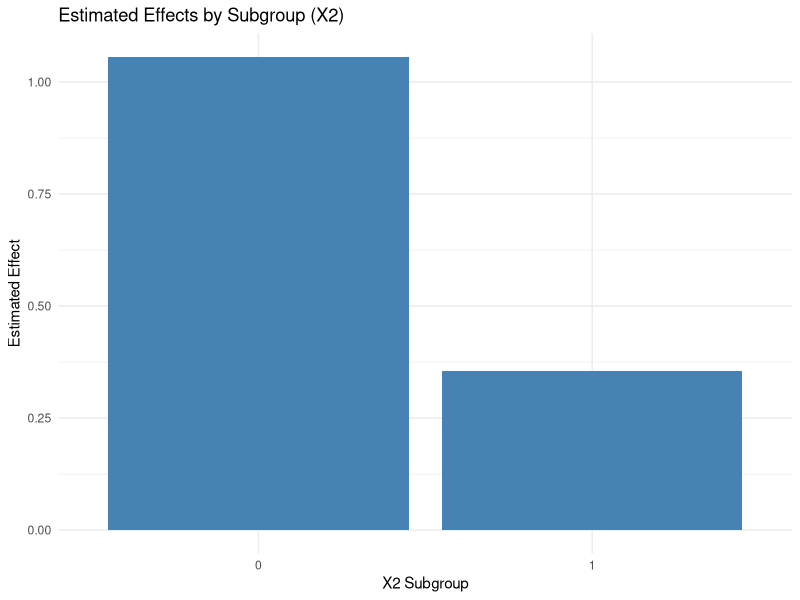

Write R code to recreate this figure.
## ---- chunk 1
knitr::opts_chunk$set(echo = TRUE, warning = FALSE, message = FALSE)
library(dplyr)
library(ggplot2)
## ---- chunk 2
set.seed(123)
n <- 1000
X1 <- rnorm(n)
X2 <- rbinom(n, 1, 0.5)
tau <- 1 + 0.5 * X1 - 0.5 * X2  # treatment effect varies by X1 and X2
W <- rbinom(n, 1, 0.5)
Y <- tau * W + X1 + X2 + rnorm(n)

df <- data.frame(X1, X2, W, Y, tau)
## ---- chunk 3
group_summary <- df %>%
  group_by(X2) %>%
  summarise(treated = mean(Y[W == 1]),
            control = mean(Y[W == 0]),
            estimated_effect = treated - control)

ggplot(group_summary, aes(x = factor(X2), y = estimated_effect)) +
  geom_bar(stat = "identity", fill = "steelblue") +
  labs(title = "Estimated Effects by Subgroup (X2)",
       x = "X2 Subgroup", y = "Estimated Effect") +
  theme_minimal()
